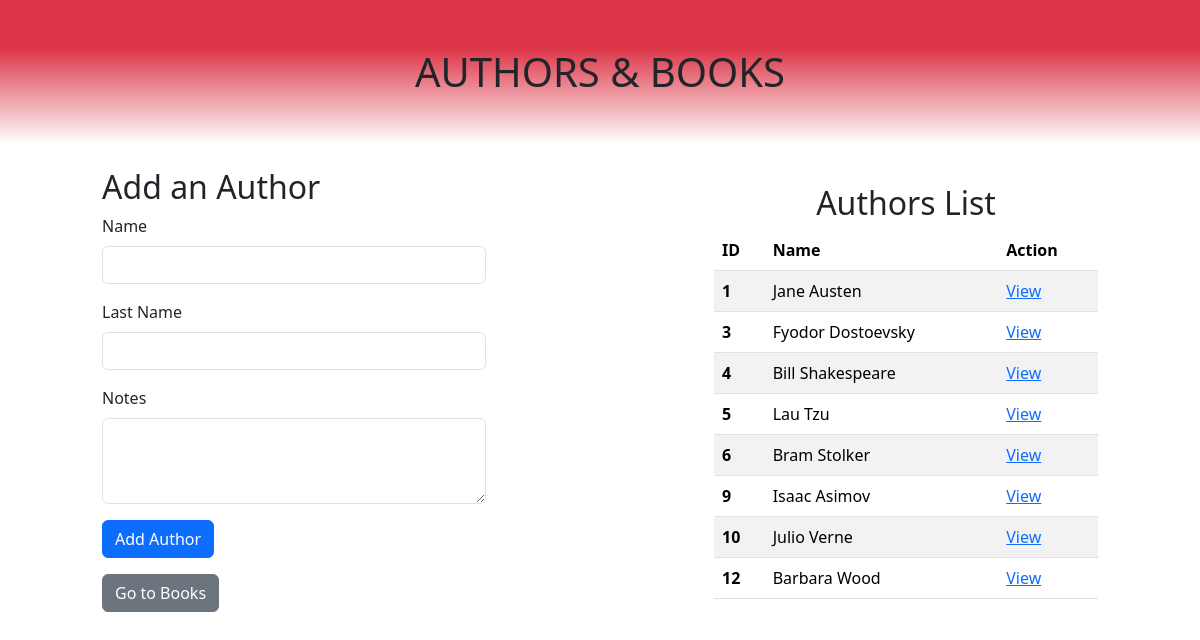
The app's page /authors, older data.
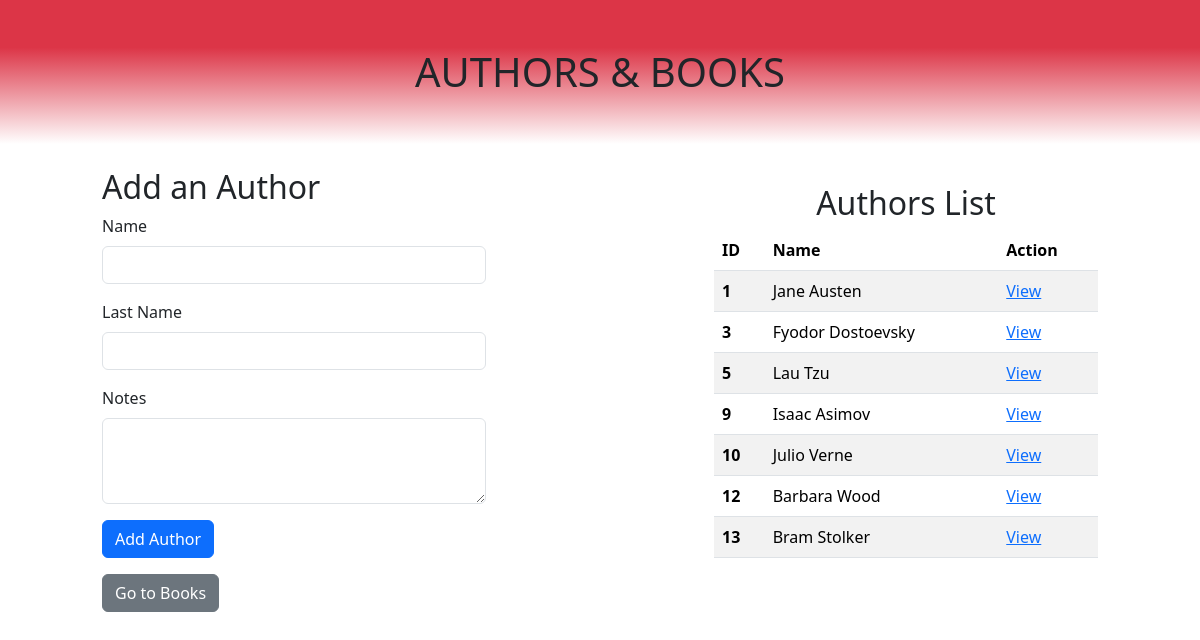
The same page, newer data.
### books_authors_app/models.py (models this page shows, shortened)
class Author(models.Model):
    first_name=models.CharField(max_length=45)
    last_name=models.CharField(max_length=45)
    books=models.ManyToManyField(Book, related_name="authors")
    notes=models.TextField(null=True)
    created_at=models.DateTimeField(auto_now_add=True)
    updated_at=models.DateTimeField(auto_now=True)

### books_authors_app/views.py (the view)
# urls.py: path("authors", views.authors), #todos los autores
def authors(request):
    allAuthors=Author.objects.all()
    context={
        "allAuthors": allAuthors
    }
    return render(request, "authors.html", context)

### books_authors_app/templates/authors.html (shortened to what this page needs)
{% extends "index.html" %}
<h1>{% block header %} AUTHORS & BOOKS {% endblock %}</h1>
    {% block body %}
    <div class="container col-4">
        <h2>Add an Author</h2>
        <form action="addAuthor" method="POST">
            <div class="mb-3">
                <label for="firstName" class="form-label"> Name</label>
                <input type="text" class="form-control" id="firstName" name="firstName" required>
            </div>
            <div class="mb-3">
                <label for="lastName" class="form-label">Last Name</label>
                <input type="text" class="form-control" id="lastName" name="lastName" required >
            </div>
            <div class="mb-3">
                <label for="decription" class="form-label">Notes</label>
                <textarea class="form-control" id="decription" rows="3" name="newNote"></textarea>
                </div>
            <button type="submit" class="btn btn-primary mb-3">Add Author</button>
        </form>
        <form action="/">
            <button type="submit" class="btn btn-secondary">Go to Books</button>
        </form>
    </div>
    <div class="container col-4 my-3">
        <h2 class="text-center">Authors List</h2>
        <table class="table table-striped">
            <thead>
                <tr>
                    <th scope="col">ID</>
                    <th scope="col">Name</th>
                    <th scope="col">Action</th>
                </tr>
            </thead>
            <tbody>
                {% for author in allAuthors %}
                    <tr>
                        <th scope="row">{{author.id}}</th>
                        <td>{{author.first_name}} {{author.last_name}}</td>
                        <td><a href="author/{{author.id}}">View</a></td>
                    </tr>
                {% endfor %}
            </tbody>
        </table>
    </div>
    {% endblock %}

### books_authors_app/templates/index.html (shortened to what this page needs)
<!DOCTYPE html>
<html lang="en">
<head>
    {% load django_bootstrap5 %}
    {% bootstrap_css %}
    {% load static %}
    <link rel="stylesheet" href="{% static 'styles.css' %}">
</head>
<body>
    <h1 class="mb-4 text-center red-bg-gd py-5">{% block header %}BOOKS & AUTHORS {% endblock %}</h1>
    <div class="row">
        {% block body %}{% endblock %}
    </div>
</body>
</html>

### books_authors_app/static/styles.css (style rules this page uses)
.red-bg-gd { background: rgb(220,53,71); background: linear-gradient(180deg, rgba(220,53,71,1) 33%, rgba(255,255,255,1) 100%); }

Row changes from the older to the newer data that the page shows:
removed Author: id "4", first_name "Bill", last_name "Shakespeare"
removed Author: id "6", first_name "Bram", last_name "Stolker"
added Author: id "13", first_name "Bram", last_name "Stolker"
